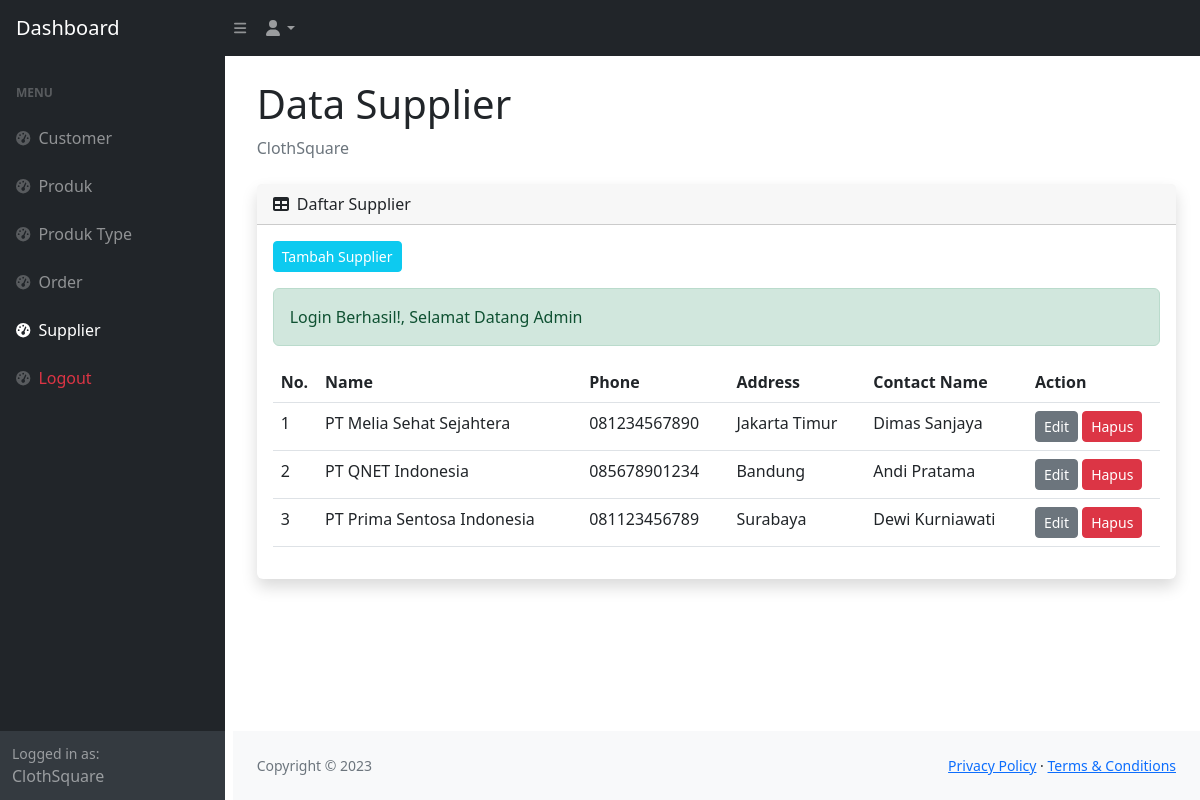
Screenshot of /admin/supplier.php (signed in) with the database file from the repository.
### tables this page shows
CREATE TABLE `supplier` (
  `id` int(11) NOT NULL,
  `name` varchar(45) DEFAULT NULL,
  `phone` varchar(45) DEFAULT NULL,
  `address` longtext DEFAULT NULL,
  `contact_name` varchar(45) DEFAULT NULL
);

### function/helper.php (called while the page is built, shortened)
<?php
function hasSuccess(): bool
{
  return isset($_SESSION['success']);
}
function success(): ?string
{
  if (hasSuccess()) {
    $data = $_SESSION['success'];
    return $data;
  } else {
    return null;
  }
}

### function/query.php (called while the page is built, shortened)
<?php
function query_select($table, $role = [])
{
  global $conn;
  $sql = "SELECT * FROM $table";
  if (isset($role['orderby'])) {
    $sql .= " ORDER BY " . $role['orderby'];
  }
  $result = mysqli_query($conn, $sql);
  $rows = [];
  while ($row = mysqli_fetch_assoc($result)) {
    $rows[] = $row;
  }
  return $rows;
}

### admin/supplier.php (the view, shortened to what this page needs)
<?php
$suppliers = query_select('supplier', ['orderby' => 'id DESC']);
 ?>
<?php require "partials/header.php" ?>
       <?php require "partials/navbar.php" ?>
        <div id="layoutSidenav">
            <?php require "partials/sidebar.php" ?>
            <div id="layoutSidenav_content">
                <main>
                    <div class="container-fluid px-4">
                        <h1 class="mt-4">Data Supplier</h1>
                        <ol class="breadcrumb mb-4">
                            <li class="breadcrumb-item active">ClothSquare</li>
                        </ol>
                        <div class="card mb-4 border-0 shadow">
                            <div class="card-header">
                                <i class="fas fa-table me-1"></i>
                                Daftar Supplier
                            </div>
                            <div class="card-body">
                                <a href="supplier-create.php" class="btn btn-info btn-sm mb-3 text-white">Tambah Supplier</a>
                                <?php if (hasSuccess() || hasError() ): ?>
                                  <div class="alert alert-<?= hasSuccess() ? "success" : "danger" ?>"><?= hasSuccess() ? success() : error() ?></div>
                                <?php endif ?>
                                <table class="table" id="datatablesSimple">
                                    <thead>
                                        <tr>
                                            <th width="5%">No.</th>
                                            <th>Name</th>
                                            <th>Phone</th>
                                            <th>Address</th>
                                            <th>Contact Name</th>
                                            <th width="15%">Action</th>
                                        </tr>
                                    </thead>
                                    <tbody>
                                        <?php
                                        $no  = 1;
                                        foreach ($suppliers as $item): ?>
                                            <tr>
                                                <td><?= $no++ ?></td>
                                                <td><?php echo $item['name'] ?></td>
                                                <td><?php echo $item['phone'] ?></td>
                                                <td><?php echo $item['address'] ?></td>
                                                <td><?php echo $item['contact_name'] ?></td>
                                                <td>
                                                    <a href="supplier-edit.php?id=<?= $item['id'] ?>" class="btn btn-sm btn-secondary">Edit</a>
                                                    <a href="hapus.php?id=<?= $item['id'] ?>&data=supplier" onclick="return confirm('Apakah Anda Yakin Menghapus Supplier <?= $item['name'] ?>')" class="btn btn-sm btn-danger">Hapus</a>
                                                </td>
                                            </tr>
                                        <?php endforeach ?>
                                    </tbody>
                                </table>
                            </div>
                        </div>
                    </div>
                </main>
                <footer class="py-4 bg-light mt-auto">
                    <div class="container-fluid px-4">
                        <div class="d-flex align-items-center justify-content-between small">
                            <div class="text-muted">Copyright &copy; 2023</div>
                            <div>
                                <a href="#">Privacy Policy</a>
                                &middot;
                                <a href="#">Terms &amp; Conditions</a>
                            </div>
                        </div>
                    </div>
                </footer>
            </div>
        </div>
<?php require "partials/footer.php" ?>

### rows the page displays
supplier: name "PT Melia Sehat Sejahtera", phone "081234567890", address "Jakarta Timur", contact_name "Dimas Sanjaya"
supplier: name "PT QNET Indonesia", phone "085678901234", address "Bandung", contact_name "Andi Pratama"
supplier: name "PT Prima Sentosa Indonesia", phone "081123456789", address "Surabaya", contact_name "Dewi Kurniawati"

### other values shown
success() "Login Berhasil!, Selamat Datang Admin"
